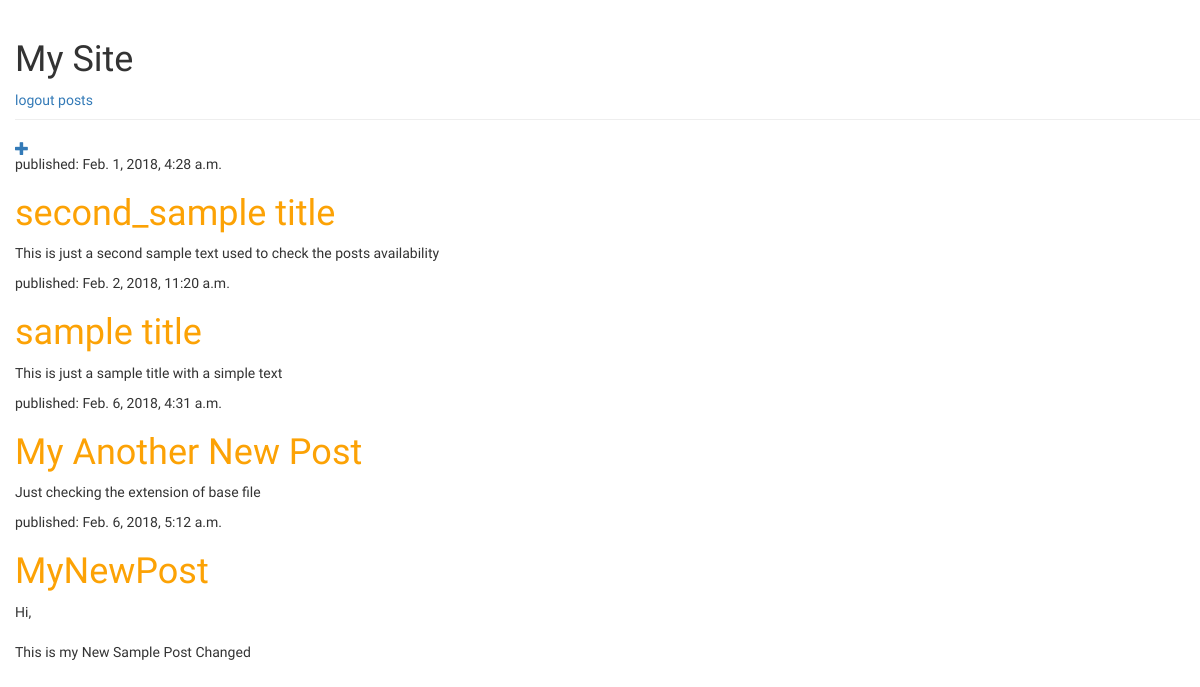
The page /posts (signed in) on the database as committed earlier.
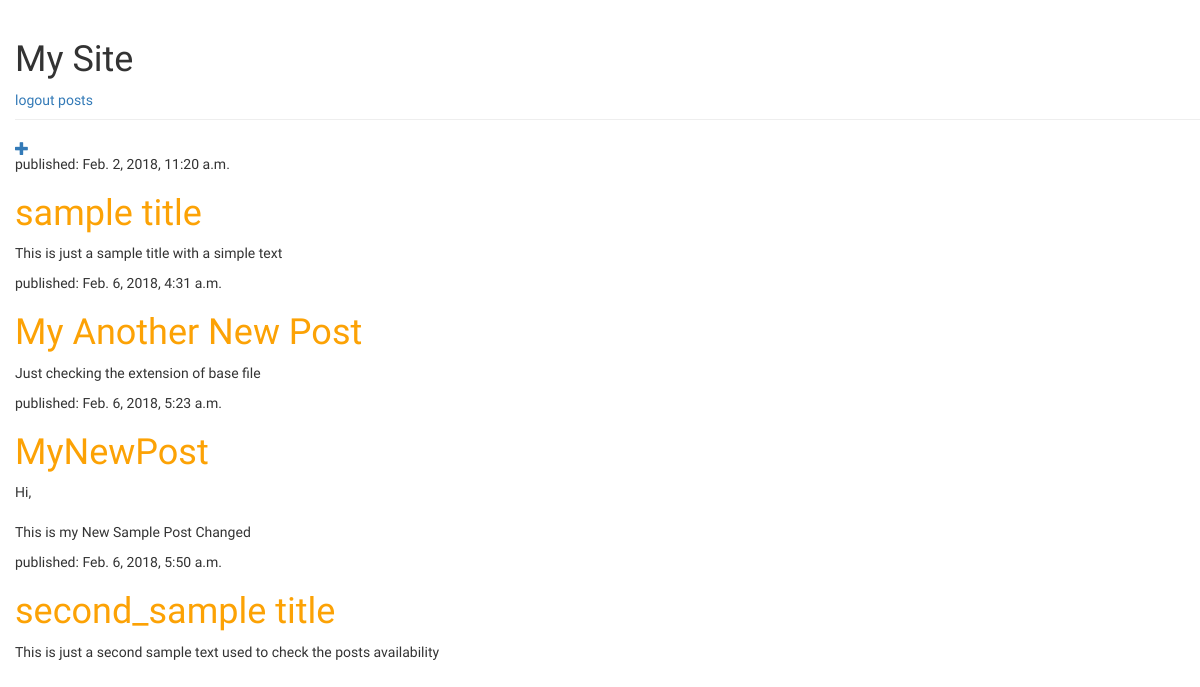
The same page on the database as committed later.
### userblog/models.py (models this page shows, shortened)
class UserPost(models.Model):
    author = models.ForeignKey('auth.User', on_delete =models.CASCADE)
    title = models.CharField(max_length=200)
    text = models.TextField()
    created_date = models.DateTimeField(default=timezone.now)
    published_date = models.DateTimeField(blank=True, null=True)

### userblog/views.py (the view)
# urls.py: url(r'^posts$', core_views.userpost_list, name='userpost_list'),
@login_required
def userpost_list(request):
        posts=UserPost.objects.filter(published_date__lte=timezone.now()).order_by('published_date')
        return render(request, 'userblog/userpost_list.html',{'posts':posts})

### userblog/templates/userblog/userpost_list.html
{% extends 'userblog/base.html' %}
{% block content %}
  {% if user.is_authenticated %}
      <a href="{% url 'userpost_new' %}" class="top-menu"><span class="glyphicon glyphicon-plus"></span></a>
  {% endif %}
          {% for post in posts %}
              <div class="posts">
                <div class="date">
                  <p>published: {{ post.published_date }}</p>
                </div>
                <h1><a href="{% url 'userpost_detail' pk=post.pk %}">{{ post.title }}</a></h1>
                <p>{{ post.text|linebreaksbr }}</p>
              </div>
          {% endfor %}
{% endblock %}

Rows that differ between the two databases and show on the page:
changed UserPost "MyNewPost": published_date "Feb. 6, 2018, 5:12 a.m." → "Feb. 6, 2018, 5:23 a.m."
changed UserPost "second_sample title": published_date "Feb. 1, 2018, 4:28 a.m." → "Feb. 6, 2018, 5:50 a.m."; moves down the list
